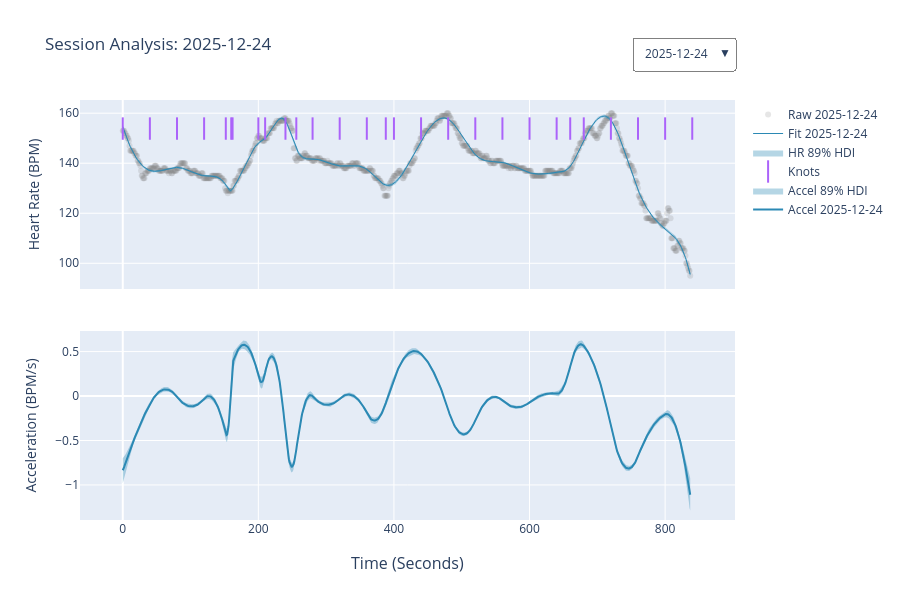

The code cell stored with this chart in its notebook:
### Code cell
create_date_selector_dashboard(report.sessions).show()

### Figure 1 — Plotly figure (JSON) as saved in the notebook; plotly's stock layout.template omitted (floating-point values rounded to 4 significant figures; data arrays with more than 128 entries replaced by an {"elided": "..."} marker saying what was removed)
{"data": [{"marker": {"color": "gray", "opacity": 0.2}, "mode": "markers", "name": "Raw 2025-12-24", "type": "scatter", "visible": true, "x": {"elided": "838 float values"}, "xaxis": "x", "y": {"elided": "838 float values"}, "yaxis": "y"}, {"line": {"color": "rgba(43, 137, 180, 1)", "width": 1}, "mode": "lines", "name": "Fit 2025-12-24", "type": "scatter", "visible": true, "x": {"elided": "838 float values"}, "xaxis": "x", "y": {"elided": "838 float values"}, "yaxis": "y"}, {"fill": "toself", "fillcolor": "rgba(43, 137, 180, 0.35)", "hoverinfo": "skip", "line": {"color": "rgba(255,255,255,0)"}, "name": "HR 89% HDI", "type": "scatter", "visible": true, "x": {"elided": "1676 float values"}, "xaxis": "x", "y": {"elided": "1676 float values"}, "yaxis": "y"}, {"marker": {"line": {"color": "black", "width": 2}, "size": 16, "symbol": "line-ns-open"}, "mode": "markers", "name": "Knots", "type": "scatter", "visible": true, "x": [0, 40, 80, 120, 152, 160, 162, 200, 210, 240, 256, 280, 320, 360, 388, 400, 440, 480, 520, 560, 600, 640, 660, 680, 720, 760, 800, 840], "xaxis": "x", "y": [153.9, 153.9, 153.9, 153.9, 153.9, 153.9, 153.9, 153.9, 153.9, 153.9, 153.9, 153.9, 153.9, 153.9, 153.9, 153.9, 153.9, 153.9, 153.9, 153.9, 153.9, 153.9, 153.9, 153.9, 153.9, 153.9, 153.9, 153.9], "yaxis": "y"}, {"fill": "toself", "fillcolor": "rgba(43, 137, 180, 0.35)", "hoverinfo": "skip", "line": {"color": "rgba(255,255,255,0)"}, "name": "Accel 89% HDI", "type": "scatter", "visible": true, "x": {"elided": "1676 float values"}, "xaxis": "x2", "y": {"elided": "1676 float values"}, "yaxis": "y2"}, {"line": {"color": "rgba(43, 137, 180, 1)", "width": 2}, "mode": "lines", "name": "Accel 2025-12-24", "type": "scatter", "visible": true, "x": {"elided": "838 float values"}, "xaxis": "x2", "y": {"elided": "838 float values"}, "yaxis": "y2"}, {"marker": {"color": "gray", "opacity": 0.2}, "mode": "markers", "name": "Raw 2025-12-30", "type": "scatter", "visible": false, "x": {"elided": "855 float values"}, "xaxis": "x", "y": {"elided": "855 int values"}, "yaxis": "y"}, {"line": {"color": "rgba(43, 137, 180, 1)", "width": 1}, "mode": "lines", "name": "Fit 2025-12-30", "type": "scatter", "visible": false, "x": {"elided": "855 float values"}, "xaxis": "x", "y": {"elided": "855 float values"}, "yaxis": "y"}, {"fill": "toself", "fillcolor": "rgba(43, 137, 180, 0.35)", "hoverinfo": "skip", "line": {"color": "rgba(255,255,255,0)"}, "name": "HR 89% HDI", "type": "scatter", "visible": false, "x": {"elided": "1710 float values"}, "xaxis": "x", "y": {"elided": "1710 float values"}, "yaxis": "y"}, {"marker": {"line": {"color": "black", "width": 2}, "size": 16, "symbol": "line-ns-open"}, "mode": "markers", "name": "Knots", "type": "scatter", "visible": false, "x": [0, 30, 60, 90, 120, 126, 145, 150, 180, 210, 240, 270, 300, 330, 360, 390, 420, 450, 480, 510, 540, 570, 600, 630, 660, 690, 700, 720, 734, 747, 750, 780, 810, 840], "xaxis": "x", "y": [153.4, 153.4, 153.4, 153.4, 153.4, 153.4, 153.4, 153.4, 153.4, 153.4, 153.4, 153.4, 153.4, 153.4, 153.4, 153.4, 153.4, 153.4, 153.4, 153.4, 153.4, 153.4, 153.4, 153.4, 153.4, 153.4, 153.4, 153.4, 153.4, 153.4, 153.4, 153.4, 153.4, 153.4], "yaxis": "y"}, {"fill": "toself", "fillcolor": "rgba(43, 137, 180, 0.35)", "hoverinfo": "skip", "line": {"color": "rgba(255,255,255,0)"}, "name": "Accel 89% HDI", "type": "scatter", "visible": false, "x": {"elided": "1710 float values"}, "xaxis": "x2", "y": {"elided": "1710 float values"}, "yaxis": "y2"}, {"line": {"color": "rgba(43, 137, 180, 1)", "width": 2}, "mode": "lines", "name": "Accel 2025-12-30", "type": "scatter", "visible": false, "x": {"elided": "855 float values"}, "xaxis": "x2", "y": {"elided": "855 float values"}, "yaxis": "y2"}, {"marker": {"color": "gray", "opacity": 0.2}, "mode": "markers", "name": "Raw 2026-01-02", "type": "scatter", "visible": false, "x": {"elided": "847 float values"}, "xaxis": "x", "y": {"elided": "847 int values"}, "yaxis": "y"}, {"line": {"color": "rgba(43, 137, 180, 1)", "width": 1}, "mode": "lines", "name": "Fit 2026-01-02", "type": "scatter", "visible": false, "x": {"elided": "847 float values"}, "xaxis": "x", "y": {"elided": "847 float values"}, "yaxis": "y"}, {"fill": "toself", "fillcolor": "rgba(43, 137, 180, 0.35)", "hoverinfo": "skip", "line": {"color": "rgba(255,255,255,0)"}, "name": "HR 89% HDI", "type": "scatter", "visible": false, "x": {"elided": "1694 float values"}, "xaxis": "x", "y": {"elided": "1694 float values"}, "yaxis": "y"}, {"marker": {"line": {"color": "black", "width": 2}, "size": 16, "symbol": "line-ns-open"}, "mode": "markers", "name": "Knots", "type": "scatter", "visible": false, "x": [0, 40, 80, 120, 160, 200, 222, 240, 242, 280, 320, 360, 400, 420, 440, 480, 485, 520, 527, 560, 600, 640, 680, 698, 720, 726, 760, 800, 840], "xaxis": "x", "y": [146.0, 146.0, 146.0, 146.0, 146.0, 146.0, 146.0, 146.0, 146.0, 146.0, 146.0, 146.0, 146.0, 146.0, 146.0, 146.0, 146.0, 146.0, 146.0, 146.0, 146.0, 146.0, 146.0, 146.0, 146.0, 146.0, 146.0, 146.0, 146.0], "yaxis": "y"}, {"fill": "toself", "fillcolor": "rgba(43, 137, 180, 0.35)", "hoverinfo": "skip", "line": {"color": "rgba(255,255,255,0)"}, "name": "Accel 89% HDI", "type": "scatter", "visible": false, "x": {"elided": "1694 float values"}, "xaxis": "x2", "y": {"elided": "1694 float values"}, "yaxis": "y2"}, {"line": {"color": "rgba(43, 137, 180, 1)", "width": 2}, "mode": "lines", "name": "Accel 2026-01-02", "type": "scatter", "visible": false, "x": {"elided": "847 float values"}, "xaxis": "x2", "y": {"elided": "847 float values"}, "yaxis": "y2"}, {"marker": {"color": "gray", "opacity": 0.2}, "mode": "markers", "name": "Raw 2026-01-05", "type": "scatter", "visible": false, "x": {"elided": "848 float values"}, "xaxis": "x", "y": {"elided": "848 int values"}, "yaxis": "y"}, {"line": {"color": "rgba(43, 137, 180, 1)", "width": 1}, "mode": "lines", "name": "Fit 2026-01-05", "type": "scatter", "visible": false, "x": {"elided": "848 float values"}, "xaxis": "x", "y": {"elided": "848 float values"}, "yaxis": "y"}, {"fill": "toself", "fillcolor": "rgba(43, 137, 180, 0.35)", "hoverinfo": "skip", "line": {"color": "rgba(255,255,255,0)"}, "name": "HR 89% HDI", "type": "scatter", "visible": false, "x": {"elided": "1696 float values"}, "xaxis": "x", "y": {"elided": "1696 float values"}, "yaxis": "y"}, {"marker": {"line": {"color": "black", "width": 2}, "size": 16, "symbol": "line-ns-open"}, "mode": "markers", "name": "Knots", "type": "scatter", "visible": false, "x": [0, 40, 80, 120, 160, 200, 210, 225, 240, 260, 280, 320, 360, 400, 419, 440, 454, 480, 505, 520, 560, 600, 616, 640, 680, 700, 720, 731, 760, 800, 840], "xaxis": "x", "y": [153.4, 153.4, 153.4, 153.4, 153.4, 153.4, 153.4, 153.4, 153.4, 153.4, 153.4, 153.4, 153.4, 153.4, 153.4, 153.4, 153.4, 153.4, 153.4, 153.4, 153.4, 153.4, 153.4, 153.4, 153.4, 153.4, 153.4, 153.4, 153.4, 153.4, 153.4], "yaxis": "y"}, {"fill": "toself", "fillcolor": "rgba(43, 137, 180, 0.35)", "hoverinfo": "skip", "line": {"color": "rgba(255,255,255,0)"}, "name": "Accel 89% HDI", "type": "scatter", "visible": false, "x": {"elided": "1696 float values"}, "xaxis": "x2", "y": {"elided": "1696 float values"}, "yaxis": "y2"}, {"line": {"color": "rgba(43, 137, 180, 1)", "width": 2}, "mode": "lines", "name": "Accel 2026-01-05", "type": "scatter", "visible": false, "x": {"elided": "848 float values"}, "xaxis": "x2", "y": {"elided": "848 float values"}, "yaxis": "y2"}, {"marker": {"color": "gray", "opacity": 0.2}, "mode": "markers", "name": "Raw 2026-01-07", "type": "scatter", "visible": false, "x": {"elided": "849 float values"}, "xaxis": "x", "y": {"elided": "849 int values"}, "yaxis": "y"}, {"line": {"color": "rgba(43, 137, 180, 1)", "width": 1}, "mode": "lines", "name": "Fit 2026-01-07", "type": "scatter", "visible": false, "x": {"elided": "849 float values"}, "xaxis": "x", "y": {"elided": "849 float values"}, "yaxis": "y"}, {"fill": "toself", "fillcolor": "rgba(43, 137, 180, 0.35)", "hoverinfo": "skip", "line": {"color": "rgba(255,255,255,0)"}, "name": "HR 89% HDI", "type": "scatter", "visible": false, "x": {"elided": "1698 float values"}, "xaxis": "x", "y": {"elided": "1698 float values"}, "yaxis": "y"}, {"marker": {"line": {"color": "black", "width": 2}, "size": 16, "symbol": "line-ns-open"}, "mode": "markers", "name": "Knots", "type": "scatter", "visible": false, "x": [0, 40, 80, 120, 160, 200, 210, 225, 240, 260, 280, 320, 360, 400, 419, 440, 454, 480, 505, 520, 560, 600, 640, 680, 700, 720, 731, 760, 800, 840], "xaxis": "x", "y": [159.4, 159.4, 159.4, 159.4, 159.4, 159.4, 159.4, 159.4, 159.4, 159.4, 159.4, 159.4, 159.4, 159.4, 159.4, 159.4, 159.4, 159.4, 159.4, 159.4, 159.4, 159.4, 159.4, 159.4, 159.4, 159.4, 159.4, 159.4, 159.4, 159.4], "yaxis": "y"}, {"fill": "toself", "fillcolor": "rgba(43, 137, 180, 0.35)", "hoverinfo": "skip", "line": {"color": "rgba(255,255,255,0)"}, "name": "Accel 89% HDI", "type": "scatter", "visible": false, "x": {"elided": "1698 float values"}, "xaxis": "x2", "y": {"elided": "1698 float values"}, "yaxis": "y2"}, {"line": {"color": "rgba(43, 137, 180, 1)", "width": 2}, "mode": "lines", "name": "Accel 2026-01-07", "type": "scatter", "visible": false, "x": {"elided": "849 float values"}, "xaxis": "x2", "y": {"elided": "849 float values"}, "yaxis": "y2"}, {"marker": {"color": "gray", "opacity": 0.2}, "mode": "markers", "name": "Raw 2026-01-15", "type": "scatter", "visible": false, "x": {"elided": "1620 float values"}, "xaxis": "x", "y": {"elided": "1620 int values"}, "yaxis": "y"}, {"line": {"color": "rgba(43, 137, 180, 1)", "width": 1}, "mode": "lines", "name": "Fit 2026-01-15", "type": "scatter", "visible": false, "x": {"elided": "1620 float values"}, "xaxis": "x", "y": {"elided": "1620 float values"}, "yaxis": "y"}, {"fill": "toself", "fillcolor": "rgba(43, 137, 180, 0.35)", "hoverinfo": "skip", "line": {"color": "rgba(255,255,255,0)"}, "name": "HR 89% HDI", "type": "scatter", "visible": false, "x": {"elided": "3240 float values"}, "xaxis": "x", "y": {"elided": "3240 float values"}, "yaxis": "y"}, {"marker": {"line": {"color": "black", "width": 2}, "size": 16, "symbol": "line-ns-open"}, "mode": "markers", "name": "Knots", "type": "scatter", "visible": false, "x": [0, 40, 80, 120, 160, 200, 240, 280, 320, 360, 400, 440, 480, 520, 560, 600, 640, 680, 720, 760, 800, 840], "xaxis": "x", "y": [139.6, 139.6, 139.6, 139.6, 139.6, 139.6, 139.6, 139.6, 139.6, 139.6, 139.6, 139.6, 139.6, 139.6, 139.6, 139.6, 139.6, 139.6, 139.6, 139.6, 139.6, 139.6], "yaxis": "y"}, {"fill": "toself", "fillcolor": "rgba(43, 137, 180, 0.35)", "hoverinfo": "skip", "line": {"color": "rgba(255,255,255,0)"}, "name": "Accel 89% HDI", "type": "scatter", "visible": false, "x": {"elided": "3240 float values"}, "xaxis": "x2", "y": {"elided": "3240 float values"}, "yaxis": "y2"}, {"line": {"color": "rgba(43, 137, 180, 1)", "width": 2}, "mode": "lines", "name": "Accel 2026-01-15", "type": "scatter", "visible": false, "x": {"elided": "1620 float values"}, "xaxis": "x2", "y": {"elided": "1620 float values"}, "yaxis": "y2"}, {"marker": {"color": "gray", "opacity": 0.2}, "mode": "markers", "name": "Raw 2026-01-18", "type": "scatter", "visible": false, "x": {"elided": "866 float values"}, "xaxis": "x", "y": {"elided": "866 int values"}, "yaxis": "y"}, {"line": {"color": "rgba(43, 137, 180, 1)", "width": 1}, "mode": "lines", "name": "Fit 2026-01-18", "type": "scatter", "visible": false, "x": {"elided": "866 float values"}, "xaxis": "x", "y": {"elided": "866 float values"}, "yaxis": "y"}, {"fill": "toself", "fillcolor": "rgba(43, 137, 180, 0.35)", "hoverinfo": "skip", "line": {"color": "rgba(255,255,255,0)"}, "name": "HR 89% HDI", "type": "scatter", "visible": false, "x": {"elided": "1732 float values"}, "xaxis": "x", "y": {"elided": "1732 float values"}, "yaxis": "y"}, {"marker": {"line": {"color": "black", "width": 2}, "size": 16, "symbol": "line-ns-open"}, "mode": "markers", "name": "Knots", "type": "scatter", "visible": false, "x": [0, 40, 80, 120, 160, 200, 210, 225, 240, 250, 260, 280, 320, 360, 400, 440, 455, 470, 480, 490, 505, 520, 560, 600, 640, 680, 700, 720, 727, 740, 760, 800, 840], "xaxis": "x", "y": [151.9, 151.9, 151.9, 151.9, 151.9, 151.9, 151.9, 151.9, 151.9, 151.9, 151.9, 151.9, 151.9, 151.9, 151.9, 151.9, 151.9, 151.9, 151.9, 151.9, 151.9, 151.9, 151.9, 151.9, 151.9, 151.9, 151.9, 151.9, 151.9, 151.9, 151.9, 151.9, 151.9], "yaxis": "y"}, {"fill": "toself", "fillcolor": "rgba(43, 137, 180, 0.35)", "hoverinfo": "skip", "line": {"color": "rgba(255,255,255,0)"}, "name": "Accel 89% HDI", "type": "scatter", "visible": false, "x": {"elided": "1732 float values"}, "xaxis": "x2", "y": {"elided": "1732 float values"}, "yaxis": "y2"}, {"line": {"color": "rgba(43, 137, 180, 1)", "width": 2}, "mode": "lines", "name": "Accel 2026-01-18", "type": "scatter", "visible": false, "x": {"elided": "866 float values"}, "xaxis": "x2", "y": {"elided": "866 float values"}, "yaxis": "y2"}, {"marker": {"color": "gray", "opacity": 0.2}, "mode": "markers", "name": "Raw 2026-01-29", "type": "scatter", "visible": false, "x": {"elided": "846 float values"}, "xaxis": "x", "y": {"elided": "846 int values"}, "yaxis": "y"}, {"line": {"color": "rgba(43, 137, 180, 1)", "width": 1}, "mode": "lines", "name": "Fit 2026-01-29", "type": "scatter", "visible": false, "x": {"elided": "846 float values"}, "xaxis": "x", "y": {"elided": "846 float values"}, "yaxis": "y"}, {"fill": "toself", "fillcolor": "rgba(43, 137, 180, 0.35)", "hoverinfo": "skip", "line": {"color": "rgba(255,255,255,0)"}, "name": "HR 89% HDI", "type": "scatter", "visible": false, "x": {"elided": "1692 float values"}, "xaxis": "x", "y": {"elided": "1692 float values"}, "yaxis": "y"}, {"marker": {"line": {"color": "black", "width": 2}, "size": 16, "symbol": "line-ns-open"}, "mode": "markers", "name": "Knots", "type": "scatter", "visible": false, "x": [0, 40, 60, 80, 120, 160, 200, 240, 280, 320, 360, 400, 440, 450, 480, 520, 547, 560, 600, 640, 680, 700, 720, 760, 786, 800, 840], "xaxis": "x", "y": [158.8, 158.8, 158.8, 158.8, 158.8, 158.8, 158.8, 158.8, 158.8, 158.8, 158.8, 158.8, 158.8, 158.8, 158.8, 158.8, 158.8, 158.8, 158.8, 158.8, 158.8, 158.8, 158.8, 158.8, 158.8, 158.8, 158.8], "yaxis": "y"}, {"fill": "toself", "fillcolor": "rgba(43, 137, 180, 0.35)", "hoverinfo": "skip", "line": {"color": "rgba(255,255,255,0)"}, "name": "Accel 89% HDI", "type": "scatter", "visible": false, "x": {"elided": "1692 float values"}, "xaxis": "x2", "y": {"elided": "1692 float values"}, "yaxis": "y2"}, {"line": {"color": "rgba(43, 137, 180, 1)", "width": 2}, "mode": "lines", "name": "Accel 2026-01-29", "type": "scatter", "visible": false, "x": {"elided": "846 float values"}, "xaxis": "x2", "y": {"elided": "846 float values"}, "yaxis": "y2"}, {"marker": {"color": "gray", "opacity": 0.2}, "mode": "markers", "name": "Raw 2026-02-03", "type": "scatter", "visible": false, "x": {"elided": "853 float values"}, "xaxis": "x", "y": {"elided": "853 int values"}, "yaxis": "y"}, {"line": {"color": "rgba(43, 137, 180, 1)", "width": 1}, "mode": "lines", "name": "Fit 2026-02-03", "type": "scatter", "visible": false, "x": {"elided": "853 float values"}, "xaxis": "x", "y": {"elided": "853 float values"}, "yaxis": "y"}, {"fill": "toself", "fillcolor": "rgba(43, 137, 180, 0.35)", "hoverinfo": "skip", "line": {"color": "rgba(255,255,255,0)"}, "name": "HR 89% HDI", "type": "scatter", "visible": false, "x": {"elided": "1706 float values"}, "xaxis": "x", "y": {"elided": "1706 float values"}, "yaxis": "y"}, {"marker": {"line": {"color": "black", "width": 2}, "size": 16, "symbol": "line-ns-open"}, "mode": "markers", "name": "Knots", "type": "scatter", "visible": false, "x": [0, 40, 80, 120, 160, 200, 240, 280, 290, 320, 360, 400, 440, 480, 520, 560, 600, 680, 720, 760, 800, 840], "xaxis": "x", "y": [157.0, 157.0, 157.0, 157.0, 157.0, 157.0, 157.0, 157.0, 157.0, 157.0, 157.0, 157.0, 157.0, 157.0, 157.0, 157.0, 157.0, 157.0, 157.0, 157.0, 157.0, 157.0], "yaxis": "y"}, {"fill": "toself", "fillcolor": "rgba(43, 137, 180, 0.35)", "hoverinfo": "skip", "line": {"color": "rgba(255,255,255,0)"}, "name": "Accel 89% HDI", "type": "scatter", "visible": false, "x": {"elided": "1706 float values"}, "xaxis": "x2", "y": {"elided": "1706 float values"}, "yaxis": "y2"}, {"line": {"color": "rgba(43, 137, 180, 1)", "width": 2}, "mode": "lines", "name": "Accel 2026-02-03", "type": "scatter", "visible": false, "x": {"elided": "853 float values"}, "xaxis": "x2", "y": {"elided": "853 float values"}, "yaxis": "y2"}, {"marker": {"color": "gray", "opacity": 0.2}, "mode": "markers", "name": "Raw 2026-02-11", "type": "scatter", "visible": false, "x": {"elided": "855 float values"}, "xaxis": "x", "y": {"elided": "855 int values"}, "yaxis": "y"}, {"line": {"color": "rgba(43, 137, 180, 1)", "width": 1}, "mode": "lines", "name": "Fit 2026-02-11", "type": "scatter", "visible": false, "x": {"elided": "855 float values"}, "xaxis": "x", "y": {"elided": "855 float values"}, "yaxis": "y"}, {"fill": "toself", "fillcolor": "rgba(43, 137, 180, 0.35)", "hoverinfo": "skip", "line": {"color": "rgba(255,255,255,0)"}, "name": "HR 89% HDI", "type": "scatter", "visible": false, "x": {"elided": "1710 float values"}, "xaxis": "x", "y": {"elided": "1710 float values"}, "yaxis": "y"}, {"marker": {"line": {"color": "black", "width": 2}, "size": 16, "symbol": "line-ns-open"}, "mode": "markers", "name": "Knots", "type": "scatter", "visible": false, "x": [0, 40, 80, 120, 160, 200, 223, 240, 280, 295, 320, 360, 400, 440, 456, 480, 494, 520, 560, 600, 640, 671, 680, 720, 729, 743, 760, 800, 840], "xaxis": "x", "y": [161.7, 161.7, 161.7, 161.7, 161.7, 161.7, 161.7, 161.7, 161.7, 161.7, 161.7, 161.7, 161.7, 161.7, 161.7, 161.7, 161.7, 161.7, 161.7, 161.7, 161.7, 161.7, 161.7, 161.7, 161.7, 161.7, 161.7, 161.7, 161.7], "yaxis": "y"}, {"fill": "toself", "fillcolor": "rgba(43, 137, 180, 0.35)", "hoverinfo": "skip", "line": {"color": "rgba(255,255,255,0)"}, "name": "Accel 89% HDI", "type": "scatter", "visible": false, "x": {"elided": "1710 float values"}, "xaxis": "x2", "y": {"elided": "1710 float values"}, "yaxis": "y2"}, {"line": {"color": "rgba(43, 137, 180, 1)", "width": 2}, "mode": "lines", "name": "Accel 2026-02-11", "type": "scatter", "visible": false, "x": {"elided": "855 float values"}, "xaxis": "x2", "y": {"elided": "855 float values"}, "yaxis": "y2"}, {"marker": {"color": "gray", "opacity": 0.2}, "mode": "markers", "name": "Raw 2026-02-13", "type": "scatter", "visible": false, "x": {"elided": "1088 float values"}, "xaxis": "x", "y": {"elided": "1088 int values"}, "yaxis": "y"}, {"line": {"color": "rgba(43, 137, 180, 1)", "width": 1}, "mode": "lines", "name": "Fit 2026-02-13", "type": "scatter", "visible": false, "x": {"elided": "1088 float values"}, "xaxis": "x", "y": {"elided": "1088 float values"}, "yaxis": "y"}, {"fill": "toself", "fillcolor": "rgba(43, 137, 180, 0.35)", "hoverinfo": "skip", "line": {"color": "rgba(255,255,255,0)"}, "name": "HR 89% HDI", "type": "scatter", "visible": false, "x": {"elided": "2176 float values"}, "xaxis": "x", "y": {"elided": "2176 float values"}, "yaxis": "y"}, {"marker": {"line": {"color": "black", "width": 2}, "size": 16, "symbol": "line-ns-open"}, "mode": "markers", "name": "Knots", "type": "scatter", "visible": false, "x": [0, 40, 80, 120, 160, 200, 240, 265, 270, 280, 320, 360, 400, 440, 480, 490, 520, 530, 560, 600, 640, 680, 720, 730, 745, 760, 800, 840, 880, 920, 960, 973, 980, 1000, 1040, 1080], "xaxis": "x", "y": [166.0, 166.0, 166.0, 166.0, 166.0, 166.0, 166.0, 166.0, 166.0, 166.0, 166.0, 166.0, 166.0, 166.0, 166.0, 166.0, 166.0, 166.0, 166.0, 166.0, 166.0, 166.0, 166.0, 166.0, 166.0, 166.0, 166.0, 166.0, 166.0, 166.0, 166.0, 166.0, 166.0, 166.0, 166.0, 166.0], "yaxis": "y"}, {"fill": "toself", "fillcolor": "rgba(43, 137, 180, 0.35)", "hoverinfo": "skip", "line": {"color": "rgba(255,255,255,0)"}, "name": "Accel 89% HDI", "type": "scatter", "visible": false, "x": {"elided": "2176 float values"}, "xaxis": "x2", "y": {"elided": "2176 float values"}, "yaxis": "y2"}, {"line": {"color": "rgba(43, 137, 180, 1)", "width": 2}, "mode": "lines", "name": "Accel 2026-02-13", "type": "scatter", "visible": false, "x": {"elided": "1088 float values"}, "xaxis": "x2", "y": {"elided": "1088 float values"}, "yaxis": "y2"}, {"marker": {"color": "gray", "opacity": 0.2}, "mode": "markers", "name": "Raw 2026-03-16", "type": "scatter", "visible": false, "x": {"elided": "1137 float values"}, "xaxis": "x", "y": {"elided": "1137 int values"}, "yaxis": "y"}, {"line": {"color": "rgba(43, 137, 180, 1)", "width": 1}, "mode": "lines", "name": "Fit 2026-03-16", "type": "scatter", "visible": false, "x": {"elided": "1137 float values"}, "xaxis": "x", "y": {"elided": "1137 float values"}, "yaxis": "y"}, {"fill": "toself", "fillcolor": "rgba(43, 137, 180, 0.35)", "hoverinfo": "skip", "line": {"color": "rgba(255,255,255,0)"}, "name": "HR 89% HDI", "type": "scatter", "visible": false, "x": {"elided": "2274 float values"}, "xaxis": "x", "y": {"elided": "2274 float values"}, "yaxis": "y"}, {"marker": {"line": {"color": "black", "width": 2}, "size": 16, "symbol": "line-ns-open"}, "mode": "markers", "name": "Knots", "type": "scatter", "visible": false, "x": [0, 40, 80, 120, 160, 200, 240, 250, 255, 270, 280, 320, 360, 400, 440, 480, 487, 490, 520, 560, 600, 640, 680, 720, 760, 800, 840, 850, 875, 880, 920, 960, 970, 980, 1000, 1040, 1080, 1120], "xaxis": "x", "y": [162.3, 162.3, 162.3, 162.3, 162.3, 162.3, 162.3, 162.3, 162.3, 162.3, 162.3, 162.3, 162.3, 162.3, 162.3, 162.3, 162.3, 162.3, 162.3, 162.3, 162.3, 162.3, 162.3, 162.3, 162.3, 162.3, 162.3, 162.3, 162.3, 162.3, 162.3, 162.3, 162.3, 162.3, 162.3, 162.3, 162.3, 162.3], "yaxis": "y"}, {"fill": "toself", "fillcolor": "rgba(43, 137, 180, 0.35)", "hoverinfo": "skip", "line": {"color": "rgba(255,255,255,0)"}, "name": "Accel 89% HDI", "type": "scatter", "visible": false, "x": {"elided": "2274 float values"}, "xaxis": "x2", "y": {"elided": "2274 float values"}, "yaxis": "y2"}, {"line": {"color": "rgba(43, 137, 180, 1)", "width": 2}, "mode": "lines", "name": "Accel 2026-03-16", "type": "scatter", "visible": false, "x": {"elided": "1137 float values"}, "xaxis": "x2", "y": {"elided": "1137 float values"}, "yaxis": "y2"}], "layout": {"annotations": [{"font": {"size": 16}, "showarrow": false, "text": "Time (Seconds)", "x": 0.5, "xanchor": "center", "xref": "paper", "y": 0, "yanchor": "top", "yref": "paper", "yshift": -30}], "height": 600, "hovermode": "x unified", "title": {"text": "Session Analysis: 2025-12-24", "x": 0.05, "xanchor": "left"}, "updatemenus": [{"active": 0, "bgcolor": "rgba(255, 255, 255, 0.8)", "bordercolor": "gray", "borderwidth": 1, "buttons": [{"args": [{"visible": [true, true, true, true, true, true, false, false, false, false, false, false, false, false, false, false, false, false, false, false, false, false, false, false, false, false, false, false, false, false, false, false, false, false, false, false, false, false, false, false, false, false, false, false, false, false, false, false, false, false, false, false, false, false, false, false, false, false, false, false, false, false, false, false, false, false, false, false, false, false, false, false]}, {"title": "Session Analysis: 2025-12-24"}], "label": "2025-12-24", "method": "update"}, {"args": [{"visible": [false, false, false, false, false, false, true, true, true, true, true, true, false, false, false, false, false, false, false, false, false, false, false, false, false, false, false, false, false, false, false, false, false, false, false, false, false, false, false, false, false, false, false, false, false, false, false, false, false, false, false, false, false, false, false, false, false, false, false, false, false, false, false, false, false, false, false, false, false, false, false, false]}, {"title": "Session Analysis: 2025-12-30"}], "label": "2025-12-30", "method": "update"}, {"args": [{"visible": [false, false, false, false, false, false, false, false, false, false, false, false, true, true, true, true, true, true, false, false, false, false, false, false, false, false, false, false, false, false, false, false, false, false, false, false, false, false, false, false, false, false, false, false, false, false, false, false, false, false, false, false, false, false, false, false, false, false, false, false, false, false, false, false, false, false, false, false, false, false, false, false]}, {"title": "Session Analysis: 2026-01-02"}], "label": "2026-01-02", "method": "update"}, {"args": [{"visible": [false, false, false, false, false, false, false, false, false, false, false, false, false, false, false, false, false, false, true, true, true, true, true, true, false, false, false, false, false, false, false, false, false, false, false, false, false, false, false, false, false, false, false, false, false, false, false, false, false, false, false, false, false, false, false, false, false, false, false, false, false, false, false, false, false, false, false, false, false, false, false, false]}, {"title": "Session Analysis: 2026-01-05"}], "label": "2026-01-05", "method": "update"}, {"args": [{"visible": [false, false, false, false, false, false, false, false, false, false, false, false, false, false, false, false, false, false, false, false, false, false, false, false, true, true, true, true, true, true, false, false, false, false, false, false, false, false, false, false, false, false, false, false, false, false, false, false, false, false, false, false, false, false, false, false, false, false, false, false, false, false, false, false, false, false, false, false, false, false, false, false]}, {"title": "Session Analysis: 2026-01-07"}], "label": "2026-01-07", "method": "update"}, {"args": [{"visible": [false, false, false, false, false, false, false, false, false, false, false, false, false, false, false, false, false, false, false, false, false, false, false, false, false, false, false, false, false, false, true, true, true, true, true, true, false, false, false, false, false, false, false, false, false, false, false, false, false, false, false, false, false, false, false, false, false, false, false, false, false, false, false, false, false, false, false, false, false, false, false, false]}, {"title": "Session Analysis: 2026-01-15"}], "label": "2026-01-15", "method": "update"}, {"args": [{"visible": [false, false, false, false, false, false, false, false, false, false, false, false, false, false, false, false, false, false, false, false, false, false, false, false, false, false, false, false, false, false, false, false, false, false, false, false, true, true, true, true, true, true, false, false, false, false, false, false, false, false, false, false, false, false, false, false, false, false, false, false, false, false, false, false, false, false, false, false, false, false, false, false]}, {"title": "Session Analysis: 2026-01-18"}], "label": "2026-01-18", "method": "update"}, {"args": [{"visible": [false, false, false, false, false, false, false, false, false, false, false, false, false, false, false, false, false, false, false, false, false, false, false, false, false, false, false, false, false, false, false, false, false, false, false, false, false, false, false, false, false, false, true, true, true, true, true, true, false, false, false, false, false, false, false, false, false, false, false, false, false, false, false, false, false, false, false, false, false, false, false, false]}, {"title": "Session Analysis: 2026-01-29"}], "label": "2026-01-29", "method": "update"}, {"args": [{"visible": [false, false, false, false, false, false, false, false, false, false, false, false, false, false, false, false, false, false, false, false, false, false, false, false, false, false, false, false, false, false, false, false, false, false, false, false, false, false, false, false, false, false, false, false, false, false, false, false, true, true, true, true, true, true, false, false, false, false, false, false, false, false, false, false, false, false, false, false, false, false, false, false]}, {"title": "Session Analysis: 2026-02-03"}], "label": "2026-02-03", "method": "update"}, {"args": [{"visible": [false, false, false, false, false, false, false, false, false, false, false, false, false, false, false, false, false, false, false, false, false, false, false, false, false, false, false, false, false, false, false, false, false, false, false, false, false, false, false, false, false, false, false, false, false, false, false, false, false, false, false, false, false, false, true, true, true, true, true, true, false, false, false, false, false, false, false, false, false, false, false, false]}, {"title": "Session Analysis: 2026-02-11"}], "label": "2026-02-11", "method": "update"}, {"args": [{"visible": [false, false, false, false, false, false, false, false, false, false, false, false, false, false, false, false, false, false, false, false, false, false, false, false, false, false, false, false, false, false, false, false, false, false, false, false, false, false, false, false, false, false, false, false, false, false, false, false, false, false, false, false, false, false, false, false, false, false, false, false, true, true, true, true, true, true, false, false, false, false, false, false]}, {"title": "Session Analysis: 2026-02-13"}], "label": "2026-02-13", "method": "update"}, {"args": [{"visible": [false, false, false, false, false, false, false, false, false, false, false, false, false, false, false, false, false, false, false, false, false, false, false, false, false, false, false, false, false, false, false, false, false, false, false, false, false, false, false, false, false, false, false, false, false, false, false, false, false, false, false, false, false, false, false, false, false, false, false, false, false, false, false, false, false, false, true, true, true, true, true, true]}, {"title": "Session Analysis: 2026-03-16"}], "label": "2026-03-16", "method": "update"}], "x": 1, "xanchor": "right", "y": 1.15, "yanchor": "top"}], "xaxis": {"anchor": "y", "domain": [0, 1], "matches": "x2", "showticklabels": false}, "xaxis2": {"anchor": "y2", "domain": [0, 1]}, "yaxis": {"anchor": "x", "domain": [0.55, 1], "title": {"text": "Heart Rate (BPM)"}}, "yaxis2": {"anchor": "x2", "domain": [0, 0.45], "title": {"text": "Acceleration (BPM/s)"}}}}
